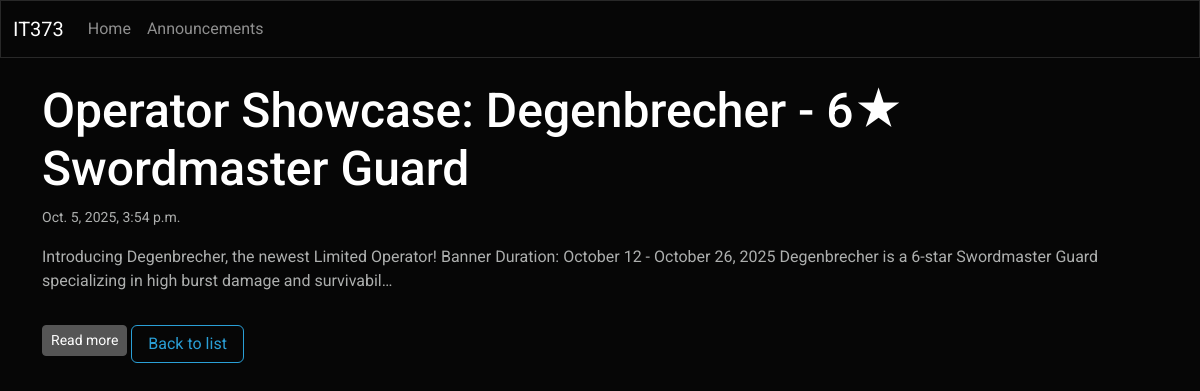
The page /announcements/2/ on the database its author committed.
### details/models.py (models this page shows, shortened)
class Announcement(models.Model):
    title = models.CharField(max_length=200)
    content = models.TextField()
    date_posted = models.DateTimeField(auto_now_add=True)

### details/views.py (the view)
# urls.py: path('announcements/<int:pk>/', views.announcement_detail, name='announcement_detail'),
def announcement_detail(request, pk):
    announcement = get_object_or_404(Announcement, pk=pk)
    return render(request, 'details/announcement_detail.html', {'announcement': announcement})

### details/templates/details/announcement_detail.html (shortened to what this page needs)
{% extends 'details/base.html' %}
{% block content %}
<h2>{{ announcement.title }}</h2>
<p><small>{{ announcement.date_posted }}</small></p>
<p id="short-content">{{ announcement.content|truncatechars:200 }}</p>
<button id="toggle-btn" class="btn btn-secondary btn-sm mt-2">Read more</button>
<a href="/announcements/" class="btn btn-outline-primary mt-3">Back to list</a>
{% endblock %}

### rows shown on the page
Announcement: title "Operator Showcase: Degenbrecher - 6★ Swordmaster Guard", date_posted "Oct. 5, 2025, 3:54 p.m.", content "Introducing Degenbrecher, the newest Limited Operator! Banner Duration: October 12 - October 26, 2025 Degenbrecher is a 6-star Swordmaster Guard specializing in high burst damage and survivabil…"
